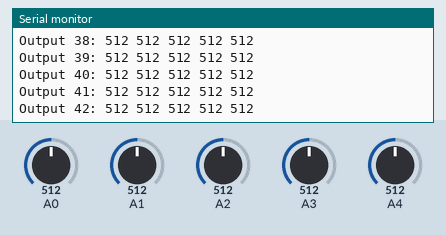
Simulated run of this sketch. Board: Arduino Uno, built with avr-gcc and run on an emulated ATmega328P. On the bench: the last lines printed to the serial monitor. Inputs (shaded band) come from the test bench; at power-on: A2 = 512, A0 = 512, A1 = 512, A3 = 512, A4 = 512.

Above: at 4.2 s.
4.3 s: A2 set to 110
At 4.36 s:
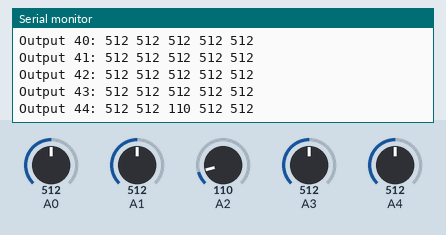
7.3 s: A2 set to 94
At 7.3 s:
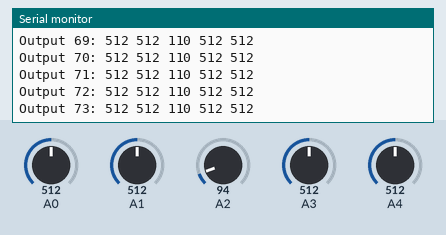
Timing chart, 0 to 10.3 s (numbered marks = the images above; inputs shaded):
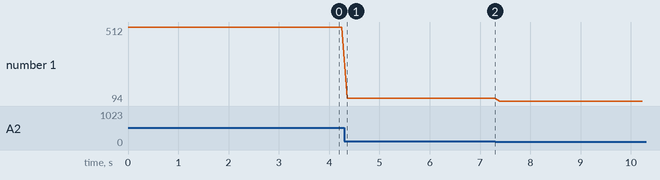

Measured:
- after the input at 4.3 s, the serial monitor: prints a new line after 0.05 s (image 1)
- plotted number 1: 512 → 110 after the input at 4.3 s

The sketch:

01_Normalizing_IR_Sensor_Data.ino
```cpp
/* Taking data and seeing their minimum, maximum and average
 *
 *  Description: In this sketch we take inppts from the ir array consisting of 5 IR sensors  and take their data for INPUTSIZE rotations and check this data's properties.
 *              This will help differenciading IR data on different colors like gray, brown , red etc.
 *
 */
#define INPUTSIZE 500
int mx[5], mn[5];
long long int sum[5];
int counter = 0;
char bfr[300];
bool outputted = 0;
void setup() {
  Serial.begin(9600);
  pinMode(A0, INPUT);
  pinMode(A1, INPUT);
  pinMode(A2, INPUT);
  pinMode(A3, INPUT);
  pinMode(A4, INPUT);
  counter = 0;
  outputted = 0;
  for(int i=0;i<5;i++){
    mn[i] = 9999;
    mx[i] = 0;
    sum[i] = 0;
  }
}

void loop() {
  int data[5];
  data[0] =analogRead(A0);
  data[1] =analogRead(A1);
  data[2] =analogRead(A2);
  data[3] =analogRead(A3);
  data[4] =analogRead(A4);
  for(int i =0;i<5;i++){
    sum[i] += data[i];
    mx[i] = max(mx[i], data[i]);
    mn[i] = min(mn[i], data[i]);
  }
  counter++;
  if(outputted == 0 ){
    if(counter >= INPUTSIZE){
        for(int i=0;i<5;i++){
          int avg = sum[i]/counter;
          sprintf (bfr, "Sample data for %d -> Min: %d, Max: %d, Average: %d, Sum: %ld",i,mn[i],mx[i],avg, sum[i]);
          Serial.println (bfr);
        }
        outputted = 1;
      }else{
        sprintf (bfr, "Output %d: %d %d %d %d %d",counter, data[0], data[1], data[2], data[3], data[4]);
        Serial.println (bfr);
      //Serial.println( String(a1) + " "+ String(a2) + " "+ String(a3) + " "+ String(a4) + " "+ String(a5) );
    }
  }
  delay(100);
}
```
